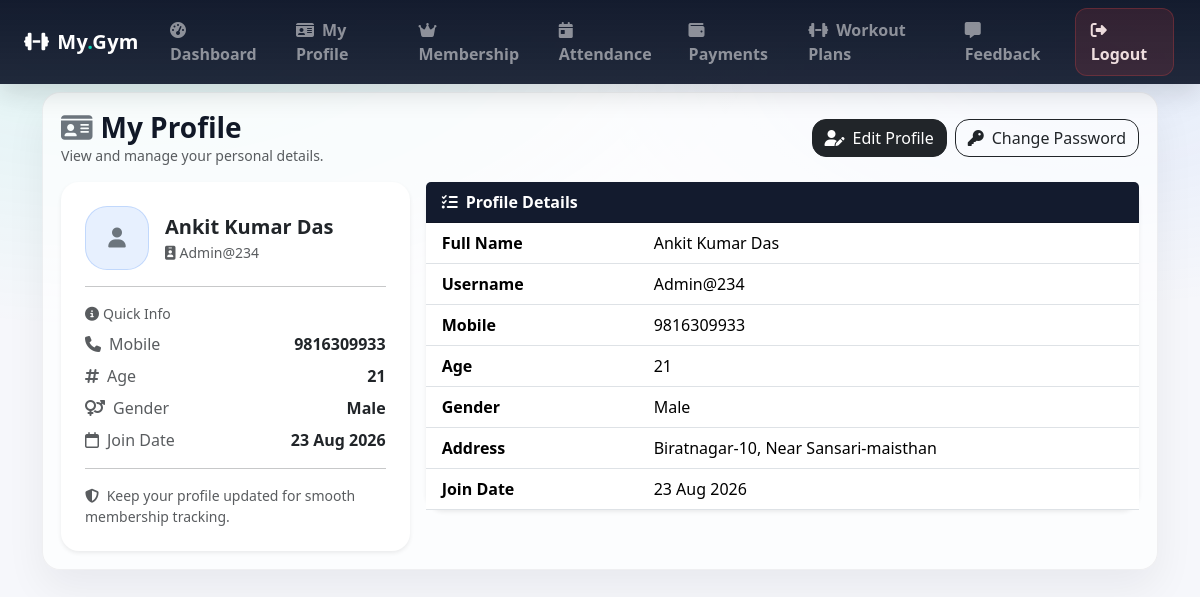
Page /member_profile/ (signed in) on the earlier database version.
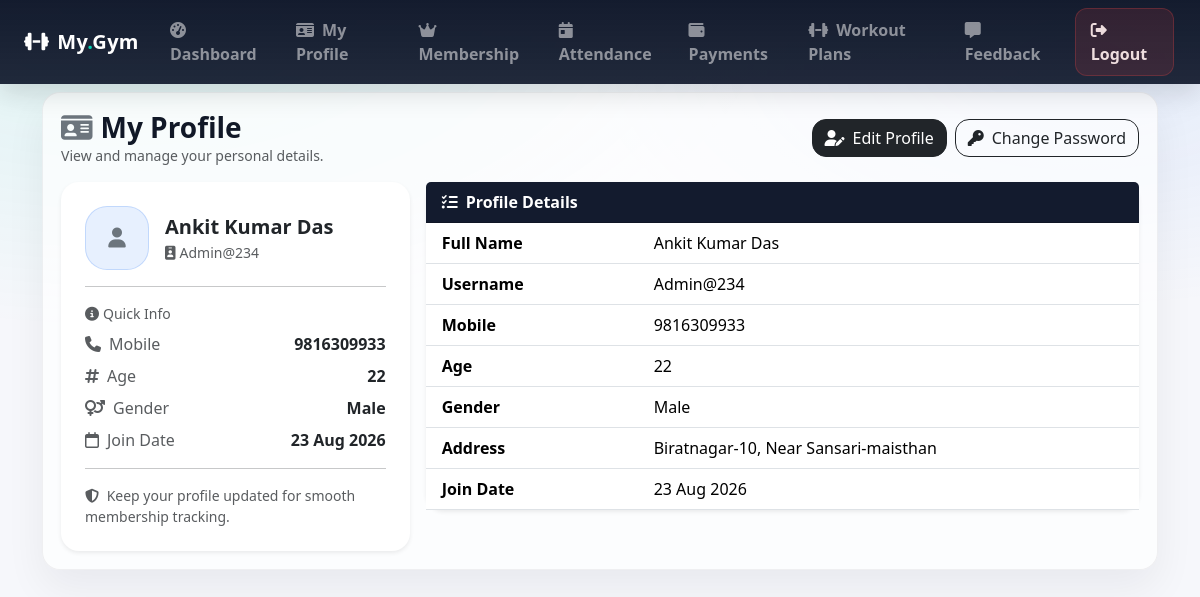
Same page on the later database version.
### gymapp/models.py (models this page shows, shortened)
class MemberProfile(models.Model):
    GENDER_CHOICES = (
        ('MALE', 'Male'),
        ('FEMALE', 'Female'),
        ('OTHER', 'Other'),
    )
    user = models.OneToOneField(settings.AUTH_USER_MODEL, on_delete=models.CASCADE, related_name='member_profile')
    full_name = models.CharField(max_length=100)
    mobile = models.CharField(max_length=15)
    age = models.PositiveIntegerField(null=True, blank=True)
    gender = models.CharField(max_length=10, choices=GENDER_CHOICES, null=True, blank=True)
    address = models.TextField(blank=True)
    join_date = models.DateField(default=timezone.now)
    plan = models.ForeignKey(MembershipPlan,
                             on_delete=models.SET_NULL, # If plan is deleted, set to null
                             null=True, blank=True,
                             related_name='members'
                             )
    trainer = models.ForeignKey(Trainer,
                                on_delete=models.SET_NULL, # If trainer is deleted, set to null
                                null=True, blank=True,
                                related_name='members' # access members via trainer.members
                                )
    membership_start = models.DateField(null=True, blank=True)
    membership_end = models.DateField(null=True, blank=True)

class User(AbstractUser):
    ROLE_CHOICES = [
        ('ADMIN', 'Admin'),
        ('MEMBER', 'Member'),
    ]
    role = models.CharField(max_length=20, choices=ROLE_CHOICES, default='MEMBER')

### gymapp/views.py (the view)
    def wrapper(request, *args, **kwargs):
        if not request.user.is_authenticated or getattr(request.user, 'role', None) != 'MEMBER':
            messages.error(request, 'You must be a member to access this page.')
            return redirect('member_login')
        return view_func(request, *args, **kwargs)

### gymapp/views.py (called while the page is built)
def member_required(view_func):
    def wrapper(request, *args, **kwargs):
        if not request.user.is_authenticated or getattr(request.user, 'role', None) != 'MEMBER':
            messages.error(request, 'You must be a member to access this page.')
            return redirect('member_login')
        return view_func(request, *args, **kwargs)
    return wrapper

@member_required
def member_profile(request):
    member = request.user.member_profile
    return render(request, "member_profile.html", {"member": member})

### gymapp/templates/member_profile.html (shortened to what the changed rows need)
{% extends 'base.html' %}
{% block content %}
<div class="row g-3">
    <div class="col-12 col-lg-4">
        <div class="card border-0 shadow-sm h-100" style="border-radius:18px;">
            <div class="card-body p-4">
                <div class="d-flex align-items-center gap-3">
                    <div>
                        <div class="fw-bold fs-5 mb-0">{{ member.full_name }}</div>
                        <div class="text-muted small">
                            <i class="fa-solid fa-id-badge me-1"></i>{{ member.user.username }}
                        </div>
                    </div>
                </div>
                <div class="d-grid gap-2">
                    <div class="d-flex justify-content-between">
                        <span class="text-muted"><i class="fa-solid fa-phone me-2"></i>Mobile</span>
                        <span class="fw-semibold">{{ member.mobile|default:"-" }}</span>
                    </div>
                    <div class="d-flex justify-content-between">
                        <span class="text-muted"><i class="fa-solid fa-hashtag me-2"></i>Age</span>
                        <span class="fw-semibold">{{ member.age|default:"-" }}</span>
                    </div>
                    <div class="d-flex justify-content-between">
                        <span class="text-muted"><i class="fa-solid fa-venus-mars me-2"></i>Gender</span>
                        <span class="fw-semibold">{{ member.get_gender_display|default:"-" }}</span>
                    </div>
                    <div class="d-flex justify-content-between">
                        <span class="text-muted"><i class="fa-regular fa-calendar me-2"></i>Join Date</span>
                        <span class="fw-semibold">
                            {% if member.join_date %}
                                {{ member.join_date|date:"d M Y" }}
                            {% else %}
                                -
                            {% endif %}
                        </span>
                    </div>
                </div>
            </div>
        </div>
    </div>
    <div class="col-12 col-lg-8">
        <div class="card border-0 shadow-sm" style="border-radius:18px;">
            <div class="card-body p-0">
                <div class="table-responsive">
                    <table class="table mb-0 align-middle">
                        <tbody>
                            <tr>
                                <th class="ps-3" style="width:220px;">Full Name</th>
                                <td class="pe-3">{{ member.full_name }}</td>
                            </tr>
                            <tr>
                                <th class="ps-3">Username</th>
                                <td class="pe-3">{{ member.user.username }}</td>
                            </tr>
                            <tr>
                                <th class="ps-3">Mobile</th>
                                <td class="pe-3">{{ member.mobile|default:"-" }}</td>
                            </tr>
                            <tr>
                                <th class="ps-3">Age</th>
                                <td class="pe-3">{{ member.age|default:"-" }}</td>
                            </tr>
                            <tr>
                                <th class="ps-3">Gender</th>
                                <td class="pe-3">{{ member.get_gender_display|default:"-" }}</td>
                            </tr>
                            <tr>
                                <th class="ps-3">Address</th>
                                <td class="pe-3">
                                    {% if member.address %}
                                        <div style="white-space:pre-line;">{{ member.address }}</div>
                                    {% else %}
                                        -
                                    {% endif %}
                                </td>
                            </tr>
                            <tr>
                                <th class="ps-3">Join Date</th>
                                <td class="pe-3">
                                    {% if member.join_date %}
                                        {{ member.join_date|date:"d M Y" }}
                                    {% else %}
                                        -
                                    {% endif %}
                                </td>
                            </tr>
                        </tbody>
                    </table>
                </div>
            </div>
        </div>
    </div>
</div>
{% endblock %}

Differences in the rows shown:
changed MemberProfile "Ankit Kumar Das": age "21" → "22"
